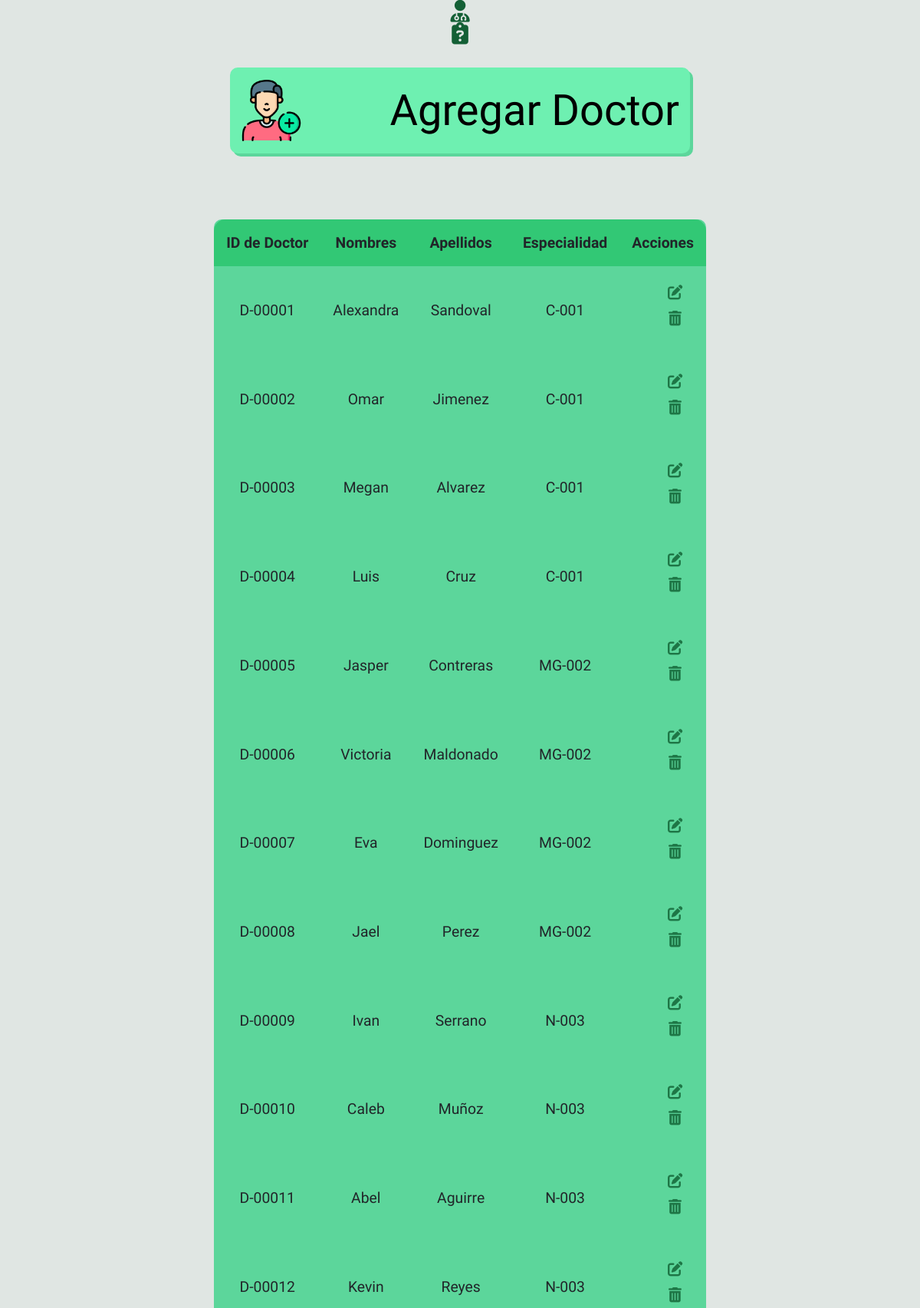
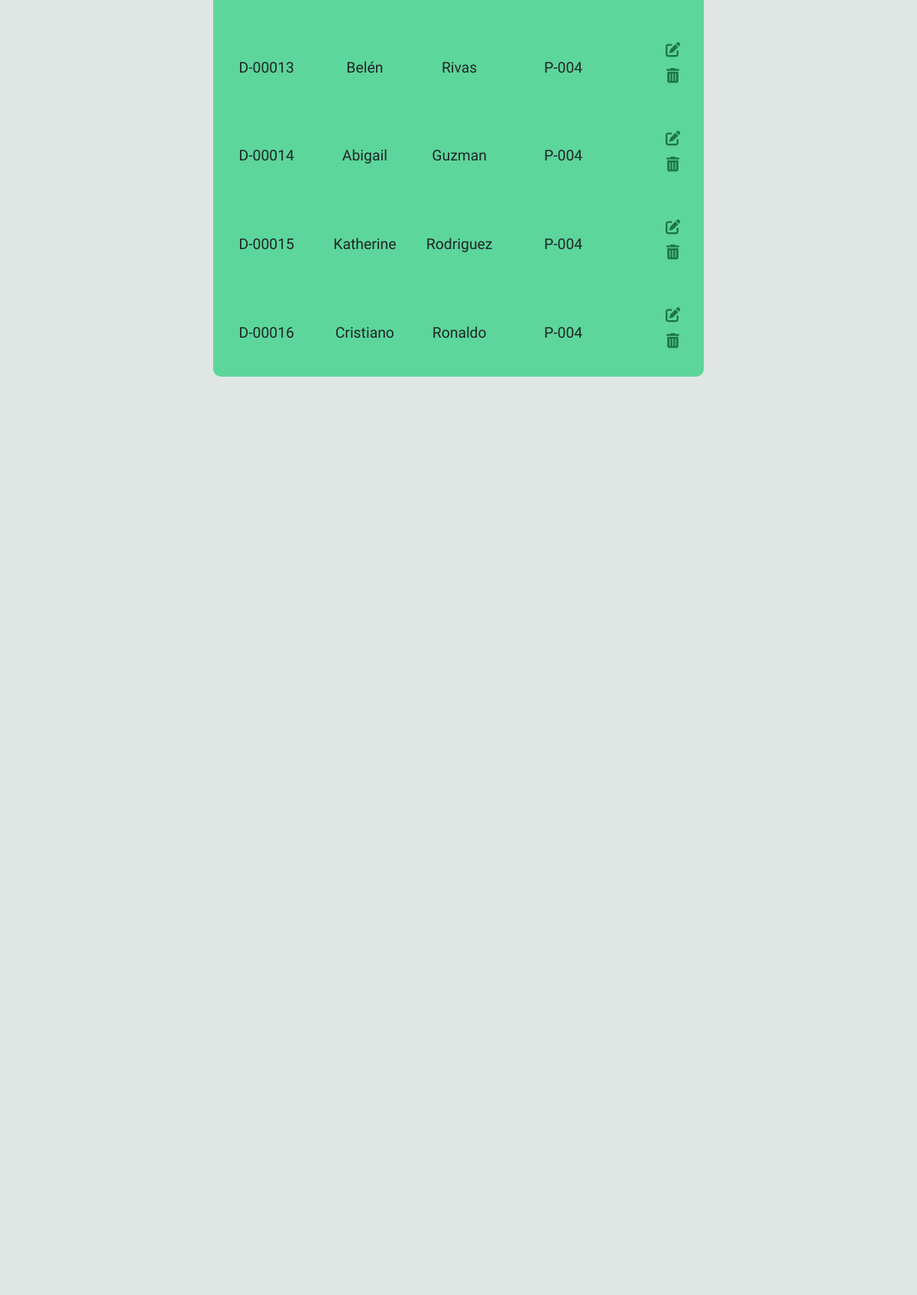
Page /view/viewAdminDoctores.php (upper part) on the committed database (2 pictures, top to bottom).
### tables this page shows
CREATE TABLE IF NOT EXISTS `doctores` (
  `idDoctor` varchar(255) NOT NULL,
  `nombreDoctor` varchar(255) NOT NULL,
  `apellidoDoctor` varchar(255) NOT NULL,
  `genero` varchar(255) NOT NULL,
  `especialidadM` varchar(255) NOT NULL,
  `diasLaborales` varchar(255) NOT NULL,
  `horario` varchar(255) NOT NULL,
  `correo` varchar(255) NOT NULL,
  `pass` varchar(255) NOT NULL,
  `telefono` varchar(255) NOT NULL,
  `DUI` varchar(255) NOT NULL,
  `vacaciones` tinyint NOT NULL,
  PRIMARY KEY (`idDoctor`),
  KEY `idEspecialidad` (`especialidadM`)
);

### model/DaoPaciente.php (called while the page is built, shortened)
<?php
class DaoPaciente{
    public function listadoDoctores() {
        $cn = new Conexion;
        $dbh = $cn->getConexion();
        $sql = "SELECT idDoctor, nombreDoctor, apellidoDoctor, especialidadM FROM doctores ORDER BY idDoctor";
        try {
            $stmt = $dbh->prepare($sql);
            $stmt->execute();
            $doctores = $stmt->fetchAll();
            return $doctores;
        } catch (Exception $e) {
            $e->getMessage();
        }
    }
}
?>

### view/viewAdminDoctores.php (the view, shortened to what this page needs)
<?php session_start();
    require_once("plugins/funciones.php");
?>
<!DOCTYPE html>
<html lang="en">
<head>
    <link rel="stylesheet" href="css/viewAdmin-style.css">
</head>
<body>
    <main class="all-container">
        <article>
            <a href="../controller/ctrlAdmin.php?accion=addDoctor" class="agregarUser">
                <img class = "add-image" src="../assets/imgs/add.png" alt="">
                <span class="add-text">Agregar Doctor</span>
            </a>
            <section>
                <table>
                <tr>
                    <th>ID de Doctor</th>
                    <th>Nombres</th>
                    <th>Apellidos</th>
                    <th>Especialidad</th>
                    <th>Acciones</th>
                </tr>
                <?php
                if (!isset($doctores)) {
                    require_once("../model/DaoPaciente.php");
                } else {
                    require_once("../model/DaoPaciente.php");
                }
                    $dao = new DaoPaciente();
                    $doctores = $dao->listadoDoctores();
                    foreach ($doctores as $doc) {
                        echo "<tr>
                                <td>".$doc['idDoctor']."</td>
                                <td>".$doc['nombreDoctor']."</td>
                                <td>".$doc['apellidoDoctor']."</td>
                                <td>".$doc['especialidadM']."</td>
                                <td>
                                    <ul>
                                        <li><button><i class='fas fa-edit'></i></button></li>
                                        <li><button><i class='fas fa-trash-alt'></i></button></li>
                                    </ul>
                                </td>
                                </tr>";
                    }
                 ?>
                </table>
            </section>
        </article>
    </main>
</body>
</html>

### view/css/viewAdmin-style.css (style rules this page uses)
* { padding: 0; margin: 0; box-sizing: border-box; }
.all-container { padding-top: 1em; }
section { display: grid; grid-template-rows: 1fr 1fr; padding: 0 7.5em; margin: auto; }
.agregarUser { display: flex; font-family: var(--menuFont); font-size: 0.875em; background-color: var(--aquaBright-body-color); box-shadow: 4px 4px 0px hsl(151, 60%, 60%); margin: 1em auto 5em auto; border-radius: 10px; width: 50vw; align-items: center; padding: 1em; text-decoration: none; color: black; transition: all 250ms; }
.add-image { width: 5rem; }
span.add-text { font-size: 4em; margin-left: auto; }
table { margin: 1em auto; border-collapse: collapse; border-radius: 10px; text-align: center; vertical-align:middle; background-color: hsl(151, 60%, 60%); }
ul { list-style: none; }
li { margin: 0.25em; }
i.fas { color: hsl(147, 60%, 29%) ; font-size: 1em; transition: all 500ms; }
button { color: black; outline: none; background-color:hsl(151, 60%, 60%) ; border: none; cursor: pointer; }
th { background-color: hsl(147, 60%, 49%); }
th, tr, td { border: 2px solid black; padding: 1rem; font-size: 1.1em; font-family: var(--menuFont); }
th:first-child { border-radius: 15px 0 0 0 ; }
th:last-child { border-radius: 0 15px 0 0 ; }

### view/css/root-style.css (style rules this page uses)
:root { --aquaMenu-body-color: #21d873; --aqua-body-color:#b2dac6; --aquaBright-body-color: #6ef0b1; --red-body-color: #f14d60; --darkRed-body-color: #bf003b; --skinBright-body-color: #fec08c; --skinDark-body-color: #da7f3d; --icon-color: #135f35; --background-color: #e0e6e3; --shadow-color: #1c3b2d; --font-size: 100%; --font-family: 'Segoe UI', Tahoma, Geneva, Verdana, sans-serif; font-family: var(--font-family); font-size: var(--font-size); --menuFont: 'Quicksand', sans-serif; --bienvenidaFont: 'Rubik Mono One', sans-serif; --bodyFont: 'Nunito', sans-serif; --extraFont: 'Rubik', sans-serif; --footerFont: 'Yanone Kaffeesatz', sans-serif; --register-welcome-font: 'Sacramento', cursive; }
body { background-color: var(--background-color) !important; }

### rows in the picture
doctores: idDoctor "D-00001", nombreDoctor "Alexandra", apellidoDoctor "Sandoval", especialidadM "C-001"
doctores: idDoctor "D-00002", nombreDoctor "Omar", apellidoDoctor "Jimenez", especialidadM "C-001"
doctores: idDoctor "D-00003", nombreDoctor "Megan", apellidoDoctor "Alvarez", especialidadM "C-001"
doctores: idDoctor "D-00004", nombreDoctor "Luis", apellidoDoctor "Cruz", especialidadM "C-001"
doctores: idDoctor "D-00005", nombreDoctor "Jasper", apellidoDoctor "Contreras", especialidadM "MG-002"
doctores: idDoctor "D-00006", nombreDoctor "Victoria", apellidoDoctor "Maldonado", especialidadM "MG-002"
doctores: idDoctor "D-00007", nombreDoctor "Eva", apellidoDoctor "Dominguez", especialidadM "MG-002"
doctores: idDoctor "D-00008", nombreDoctor "Jael", apellidoDoctor "Perez", especialidadM "MG-002"
doctores: idDoctor "D-00009", nombreDoctor "Ivan", apellidoDoctor "Serrano", especialidadM "N-003"
doctores: idDoctor "D-00010", nombreDoctor "Caleb", apellidoDoctor "Muñoz", especialidadM "N-003"
doctores: idDoctor "D-00011", nombreDoctor "Abel", apellidoDoctor "Aguirre", especialidadM "N-003"
doctores: idDoctor "D-00012", nombreDoctor "Kevin", apellidoDoctor "Reyes", especialidadM "N-003"
doctores: idDoctor "D-00013", nombreDoctor "Belén", apellidoDoctor "Rivas", especialidadM "P-004"
doctores: idDoctor "D-00014", nombreDoctor "Abigail", apellidoDoctor "Guzman", especialidadM "P-004"
doctores: idDoctor "D-00015", nombreDoctor "Katherine", apellidoDoctor "Rodriguez", especialidadM "P-004"
doctores: idDoctor "D-00016", nombreDoctor "Cristiano", apellidoDoctor "Ronaldo", especialidadM "P-004"
